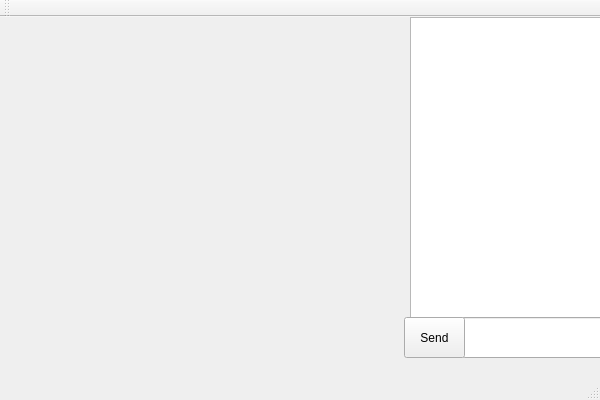
<?xml version="1.0" encoding="UTF-8"?>
<ui version="4.0">
 <class>Guess_Game_InterfaceClass</class>
 <widget class="QMainWindow" name="Guess_Game_InterfaceClass">
  <property name="geometry">
   <rect>
    <x>0</x>
    <y>0</y>
    <width>600</width>
    <height>400</height>
   </rect>
  </property>
  <property name="windowTitle">
   <string>Guess_Game_Interface</string>
  </property>
  <widget class="QWidget" name="centralWidget">
   <widget class="QTextEdit" name="chatDisplay">
    <property name="geometry">
     <rect>
      <x>410</x>
      <y>0</y>
      <width>191</width>
      <height>301</height>
     </rect>
    </property>
   </widget>
   <widget class="QLineEdit" name="messageInput">
    <property name="geometry">
     <rect>
      <x>462</x>
      <y>300</y>
      <width>141</width>
      <height>41</height>
     </rect>
    </property>
   </widget>
   <widget class="QPushButton" name="sendButton">
    <property name="geometry">
     <rect>
      <x>404</x>
      <y>300</y>
      <width>61</width>
      <height>41</height>
     </rect>
    </property>
    <property name="text">
     <string>Send</string>
    </property>
   </widget>
   <widget class="QWidget" name="verticalLayoutWidget">
    <property name="geometry">
     <rect>
      <x>10</x>
      <y>9</y>
      <width>401</width>
      <height>331</height>
     </rect>
    </property>
    <layout class="QVBoxLayout" name="verticalLayout"/>
   </widget>
  </widget>
  <widget class="QMenuBar" name="menuBar">
   <property name="geometry">
    <rect>
     <x>0</x>
     <y>0</y>
     <width>600</width>
     <height>22</height>
    </rect>
   </property>
  </widget>
  <widget class="QToolBar" name="mainToolBar">
   <attribute name="toolBarArea">
    <enum>TopToolBarArea</enum>
   </attribute>
   <attribute name="toolBarBreak">
    <bool>false</bool>
   </attribute>
  </widget>
  <widget class="QStatusBar" name="statusBar"/>
 </widget>
 <layoutdefault spacing="6" margin="11"/>
 <resources/>
 <connections/>
</ui>
